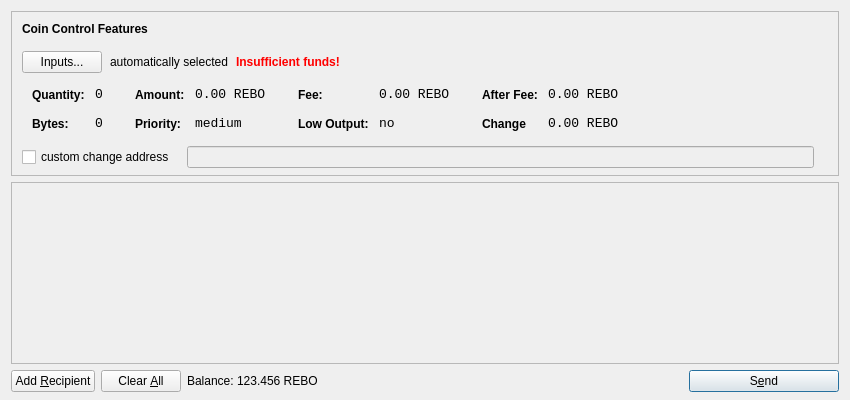
<?xml version="1.0" encoding="UTF-8"?>
<ui version="4.0">
 <class>SendCoinsDialog</class>
 <widget class="QDialog" name="SendCoinsDialog">
  <property name="geometry">
   <rect>
    <x>0</x>
    <y>0</y>
    <width>850</width>
    <height>400</height>
   </rect>
  </property>
  <property name="windowTitle">
   <string>Send Coins</string>
  </property>
  <layout class="QVBoxLayout" name="verticalLayout" stretch="0,1,0">
   <property name="bottomMargin">
    <number>8</number>
   </property>
   <item>
    <widget class="QFrame" name="frameCoinControl">
     <property name="sizePolicy">
      <sizepolicy hsizetype="Expanding" vsizetype="Expanding">
       <horstretch>0</horstretch>
       <verstretch>0</verstretch>
      </sizepolicy>
     </property>
     <property name="maximumSize">
      <size>
       <width>16777215</width>
       <height>16777215</height>
      </size>
     </property>
     <property name="frameShape">
      <enum>QFrame::StyledPanel</enum>
     </property>
     <property name="frameShadow">
      <enum>QFrame::Sunken</enum>
     </property>
     <layout class="QVBoxLayout" name="verticalLayoutCoinControl2">
      <property name="spacing">
       <number>-1</number>
      </property>
      <property name="leftMargin">
       <number>0</number>
      </property>
      <property name="topMargin">
       <number>0</number>
      </property>
      <property name="rightMargin">
       <number>0</number>
      </property>
      <property name="bottomMargin">
       <number>6</number>
      </property>
      <item>
       <layout class="QVBoxLayout" name="verticalLayoutCoinControl" stretch="0,0,0,0,1">
        <property name="spacing">
         <number>0</number>
        </property>
        <property name="leftMargin">
         <number>10</number>
        </property>
        <property name="topMargin">
         <number>10</number>
        </property>
        <item>
         <layout class="QHBoxLayout" name="horizontalLayoutCoinControl1">
          <property name="bottomMargin">
           <number>15</number>
          </property>
          <item>
           <widget class="QLabel" name="labelCoinControlFeatures">
            <property name="sizePolicy">
             <sizepolicy hsizetype="Preferred" vsizetype="Maximum">
              <horstretch>0</horstretch>
              <verstretch>0</verstretch>
             </sizepolicy>
            </property>
            <property name="font">
             <font>
              <weight>75</weight>
              <bold>true</bold>
             </font>
            </property>
            <property name="styleSheet">
             <string notr="true">font-weight:bold;</string>
            </property>
            <property name="text">
             <string>Coin Control Features</string>
            </property>
           </widget>
          </item>
         </layout>
        </item>
        <item>
         <layout class="QHBoxLayout" name="horizontalLayoutCoinControl2" stretch="0,0,0,0">
          <property name="spacing">
           <number>8</number>
          </property>
          <property name="bottomMargin">
           <number>10</number>
          </property>
          <item>
           <widget class="QPushButton" name="pushButtonCoinControl">
            <property name="styleSheet">
             <string notr="true"/>
            </property>
            <property name="text">
             <string>Inputs...</string>
            </property>
           </widget>
          </item>
          <item>
           <widget class="QLabel" name="labelCoinControlAutomaticallySelected">
            <property name="text">
             <string>automatically selected</string>
            </property>
            <property name="margin">
             <number>5</number>
            </property>
           </widget>
          </item>
          <item>
           <widget class="QLabel" name="labelCoinControlInsuffFunds">
            <property name="font">
             <font>
              <weight>75</weight>
              <bold>true</bold>
             </font>
            </property>
            <property name="styleSheet">
             <string notr="true">color:red;font-weight:bold;</string>
            </property>
            <property name="text">
             <string>Insufficient funds!</string>
            </property>
            <property name="margin">
             <number>5</number>
            </property>
           </widget>
          </item>
          <item>
           <spacer name="horizontalSpacerCoinControl">
            <property name="orientation">
             <enum>Qt::Horizontal</enum>
            </property>
            <property name="sizeHint" stdset="0">
             <size>
              <width>40</width>
              <height>1</height>
             </size>
            </property>
           </spacer>
          </item>
         </layout>
        </item>
        <item>
         <widget class="QWidget" name="widgetCoinControl" native="true">
          <property name="sizePolicy">
           <sizepolicy hsizetype="Preferred" vsizetype="Preferred">
            <horstretch>0</horstretch>
            <verstretch>0</verstretch>
           </sizepolicy>
          </property>
          <property name="minimumSize">
           <size>
            <width>0</width>
            <height>0</height>
           </size>
          </property>
          <property name="styleSheet">
           <string notr="true"/>
          </property>
          <layout class="QHBoxLayout" name="horizontalLayoutCoinControl5">
           <property name="margin">
            <number>0</number>
           </property>
           <item>
            <layout class="QHBoxLayout" name="horizontalLayoutCoinControl3" stretch="0,0,0,1">
             <property name="spacing">
              <number>20</number>
             </property>
             <property name="topMargin">
              <number>0</number>
             </property>
             <property name="bottomMargin">
              <number>10</number>
             </property>
             <item>
              <layout class="QFormLayout" name="formLayoutCoinControl1">
               <property name="horizontalSpacing">
                <number>10</number>
               </property>
               <property name="verticalSpacing">
                <number>14</number>
               </property>
               <property name="leftMargin">
                <number>10</number>
               </property>
               <property name="topMargin">
                <number>4</number>
               </property>
               <property name="rightMargin">
                <number>6</number>
               </property>
               <item row="0" column="0">
                <widget class="QLabel" name="labelCoinControlQuantityText">
                 <property name="styleSheet">
                  <string notr="true">font-weight:bold;</string>
                 </property>
                 <property name="text">
                  <string>Quantity:</string>
                 </property>
                 <property name="margin">
                  <number>0</number>
                 </property>
                </widget>
               </item>
               <item row="0" column="1">
                <widget class="QLabel" name="labelCoinControlQuantity">
                 <property name="font">
                  <font>
                   <family>Monospace</family>
                   <pointsize>10</pointsize>
                  </font>
                 </property>
                 <property name="cursor">
                  <cursorShape>IBeamCursor</cursorShape>
                 </property>
                 <property name="contextMenuPolicy">
                  <enum>Qt::ActionsContextMenu</enum>
                 </property>
                 <property name="text">
                  <string>0</string>
                 </property>
                 <property name="margin">
                  <number>0</number>
                 </property>
                 <property name="textInteractionFlags">
                  <set>Qt::LinksAccessibleByMouse|Qt::TextSelectableByKeyboard|Qt::TextSelectableByMouse</set>
                 </property>
                </widget>
               </item>
               <item row="1" column="0">
                <widget class="QLabel" name="labelCoinControlBytesText">
                 <property name="styleSheet">
                  <string notr="true">font-weight:bold;</string>
                 </property>
                 <property name="text">
                  <string>Bytes:</string>
                 </property>
                </widget>
               </item>
               <item row="1" column="1">
                <widget class="QLabel" name="labelCoinControlBytes">
                 <property name="font">
                  <font>
                   <family>Monospace</family>
                   <pointsize>10</pointsize>
                  </font>
                 </property>
                 <property name="cursor">
                  <cursorShape>IBeamCursor</cursorShape>
                 </property>
                 <property name="contextMenuPolicy">
                  <enum>Qt::ActionsContextMenu</enum>
                 </property>
                 <property name="text">
                  <string>0</string>
                 </property>
                 <property name="textInteractionFlags">
                  <set>Qt::LinksAccessibleByMouse|Qt::TextSelectableByKeyboard|Qt::TextSelectableByMouse</set>
                 </property>
                </widget>
               </item>
              </layout>
             </item>
             <item>
              <layout class="QFormLayout" name="formLayoutCoinControl2">
               <property name="horizontalSpacing">
                <number>10</number>
               </property>
               <property name="verticalSpacing">
                <number>14</number>
               </property>
               <property name="leftMargin">
                <number>6</number>
               </property>
               <property name="topMargin">
                <number>4</number>
               </property>
               <property name="rightMargin">
                <number>6</number>
               </property>
               <item row="0" column="0">
                <widget class="QLabel" name="labelCoinControlAmountText">
                 <property name="styleSheet">
                  <string notr="true">font-weight:bold;</string>
                 </property>
                 <property name="text">
                  <string>Amount:</string>
                 </property>
                 <property name="margin">
                  <number>0</number>
                 </property>
                </widget>
               </item>
               <item row="0" column="1">
                <widget class="QLabel" name="labelCoinControlAmount">
                 <property name="font">
                  <font>
                   <family>Monospace</family>
                   <pointsize>10</pointsize>
                  </font>
                 </property>
                 <property name="cursor">
                  <cursorShape>IBeamCursor</cursorShape>
                 </property>
                 <property name="contextMenuPolicy">
                  <enum>Qt::ActionsContextMenu</enum>
                 </property>
                 <property name="text">
                  <string>0.00 REBO</string>
                 </property>
                 <property name="textInteractionFlags">
                  <set>Qt::LinksAccessibleByMouse|Qt::TextSelectableByKeyboard|Qt::TextSelectableByMouse</set>
                 </property>
                </widget>
               </item>
               <item row="1" column="0">
                <widget class="QLabel" name="labelCoinControlPriorityText">
                 <property name="styleSheet">
                  <string notr="true">font-weight:bold;</string>
                 </property>
                 <property name="text">
                  <string>Priority:</string>
                 </property>
                </widget>
               </item>
               <item row="1" column="1">
                <widget class="QLabel" name="labelCoinControlPriority">
                 <property name="font">
                  <font>
                   <family>Monospace</family>
                   <pointsize>10</pointsize>
                  </font>
                 </property>
                 <property name="cursor">
                  <cursorShape>IBeamCursor</cursorShape>
                 </property>
                 <property name="contextMenuPolicy">
                  <enum>Qt::ActionsContextMenu</enum>
                 </property>
                 <property name="text">
                  <string>medium</string>
                 </property>
                 <property name="textInteractionFlags">
                  <set>Qt::LinksAccessibleByMouse|Qt::TextSelectableByKeyboard|Qt::TextSelectableByMouse</set>
                 </property>
                </widget>
               </item>
              </layout>
             </item>
             <item>
              <layout class="QFormLayout" name="formLayoutCoinControl3">
               <property name="horizontalSpacing">
                <number>10</number>
               </property>
               <property name="verticalSpacing">
                <number>14</number>
               </property>
               <property name="leftMargin">
                <number>6</number>
               </property>
               <property name="topMargin">
                <number>4</number>
               </property>
               <property name="rightMargin">
                <number>6</number>
               </property>
               <item row="0" column="0">
                <widget class="QLabel" name="labelCoinControlFeeText">
                 <property name="styleSheet">
                  <string notr="true">font-weight:bold;</string>
                 </property>
                 <property name="text">
                  <string>Fee:</string>
                 </property>
                 <property name="margin">
                  <number>0</number>
                 </property>
                </widget>
               </item>
               <item row="0" column="1">
                <widget class="QLabel" name="labelCoinControlFee">
                 <property name="font">
                  <font>
                   <family>Monospace</family>
                   <pointsize>10</pointsize>
                  </font>
                 </property>
                 <property name="cursor">
                  <cursorShape>IBeamCursor</cursorShape>
                 </property>
                 <property name="contextMenuPolicy">
                  <enum>Qt::ActionsContextMenu</enum>
                 </property>
                 <property name="text">
                  <string>0.00 REBO</string>
                 </property>
                 <property name="textInteractionFlags">
                  <set>Qt::LinksAccessibleByMouse|Qt::TextSelectableByKeyboard|Qt::TextSelectableByMouse</set>
                 </property>
                </widget>
               </item>
               <item row="1" column="0">
                <widget class="QLabel" name="labelCoinControlLowOutputText">
                 <property name="styleSheet">
                  <string notr="true">font-weight:bold;</string>
                 </property>
                 <property name="text">
                  <string>Low Output:</string>
                 </property>
                </widget>
               </item>
               <item row="1" column="1">
                <widget class="QLabel" name="labelCoinControlLowOutput">
                 <property name="font">
                  <font>
                   <family>Monospace</family>
                   <pointsize>10</pointsize>
                  </font>
                 </property>
                 <property name="cursor">
                  <cursorShape>IBeamCursor</cursorShape>
                 </property>
                 <property name="contextMenuPolicy">
                  <enum>Qt::ActionsContextMenu</enum>
                 </property>
                 <property name="text">
                  <string>no</string>
                 </property>
                 <property name="textInteractionFlags">
                  <set>Qt::LinksAccessibleByMouse|Qt::TextSelectableByKeyboard|Qt::TextSelectableByMouse</set>
                 </property>
                </widget>
               </item>
              </layout>
             </item>
             <item>
              <layout class="QFormLayout" name="formLayoutCoinControl4">
               <property name="horizontalSpacing">
                <number>10</number>
               </property>
               <property name="verticalSpacing">
                <number>14</number>
               </property>
               <property name="leftMargin">
                <number>6</number>
               </property>
               <property name="topMargin">
                <number>4</number>
               </property>
               <property name="rightMargin">
                <number>6</number>
               </property>
               <item row="0" column="0">
                <widget class="QLabel" name="labelCoinControlAfterFeeText">
                 <property name="styleSheet">
                  <string notr="true">font-weight:bold;</string>
                 </property>
                 <property name="text">
                  <string>After Fee:</string>
                 </property>
                 <property name="margin">
                  <number>0</number>
                 </property>
                </widget>
               </item>
               <item row="0" column="1">
                <widget class="QLabel" name="labelCoinControlAfterFee">
                 <property name="font">
                  <font>
                   <family>Monospace</family>
                   <pointsize>10</pointsize>
                  </font>
                 </property>
                 <property name="cursor">
                  <cursorShape>IBeamCursor</cursorShape>
                 </property>
                 <property name="contextMenuPolicy">
                  <enum>Qt::ActionsContextMenu</enum>
                 </property>
                 <property name="text">
                  <string>0.00 REBO</string>
                 </property>
                 <property name="textInteractionFlags">
                  <set>Qt::LinksAccessibleByMouse|Qt::TextSelectableByKeyboard|Qt::TextSelectableByMouse</set>
                 </property>
                </widget>
               </item>
               <item row="1" column="0">
                <widget class="QLabel" name="labelCoinControlChangeText">
                 <property name="styleSheet">
                  <string notr="true">font-weight:bold;</string>
                 </property>
                 <property name="text">
                  <string>Change</string>
                 </property>
                </widget>
               </item>
               <item row="1" column="1">
                <widget class="QLabel" name="labelCoinControlChange">
                 <property name="font">
                  <font>
                   <family>Monospace</family>
                   <pointsize>10</pointsize>
                  </font>
                 </property>
                 <property name="cursor">
                  <cursorShape>IBeamCursor</cursorShape>
                 </property>
                 <property name="contextMenuPolicy">
                  <enum>Qt::ActionsContextMenu</enum>
                 </property>
                 <property name="text">
                  <string>0.00 REBO</string>
                 </property>
                 <property name="textInteractionFlags">
                  <set>Qt::LinksAccessibleByMouse|Qt::TextSelectableByKeyboard|Qt::TextSelectableByMouse</set>
                 </property>
                </widget>
               </item>
              </layout>
             </item>
            </layout>
           </item>
          </layout>
         </widget>
        </item>
        <item>
         <layout class="QHBoxLayout" name="horizontalLayoutCoinControl4" stretch="0,0,0">
          <property name="spacing">
           <number>12</number>
          </property>
          <property name="sizeConstraint">
           <enum>QLayout::SetDefaultConstraint</enum>
          </property>
          <property name="topMargin">
           <number>5</number>
          </property>
          <property name="rightMargin">
           <number>5</number>
          </property>
          <item>
           <widget class="QCheckBox" name="checkBoxCoinControlChange">
            <property name="text">
             <string>custom change address</string>
            </property>
           </widget>
          </item>
          <item>
           <widget class="QLineEdit" name="lineEditCoinControlChange">
            <property name="enabled">
             <bool>false</bool>
            </property>
            <property name="sizePolicy">
             <sizepolicy hsizetype="Expanding" vsizetype="Fixed">
              <horstretch>0</horstretch>
              <verstretch>0</verstretch>
             </sizepolicy>
            </property>
           </widget>
          </item>
          <item>
           <widget class="QLabel" name="labelCoinControlChangeLabel">
            <property name="sizePolicy">
             <sizepolicy hsizetype="Preferred" vsizetype="Expanding">
              <horstretch>0</horstretch>
              <verstretch>0</verstretch>
             </sizepolicy>
            </property>
            <property name="minimumSize">
             <size>
              <width>0</width>
              <height>0</height>
             </size>
            </property>
            <property name="text">
             <string/>
            </property>
            <property name="margin">
             <number>3</number>
            </property>
           </widget>
          </item>
         </layout>
        </item>
        <item>
         <spacer name="verticalSpacerCoinControl">
          <property name="orientation">
           <enum>Qt::Vertical</enum>
          </property>
          <property name="sizeHint" stdset="0">
           <size>
            <width>800</width>
            <height>1</height>
           </size>
          </property>
         </spacer>
        </item>
       </layout>
      </item>
     </layout>
    </widget>
   </item>
   <item>
    <widget class="QScrollArea" name="scrollArea">
     <property name="widgetResizable">
      <bool>true</bool>
     </property>
     <widget class="QWidget" name="scrollAreaWidgetContents">
      <property name="geometry">
       <rect>
        <x>0</x>
        <y>0</y>
        <width>830</width>
        <height>165</height>
       </rect>
      </property>
      <layout class="QVBoxLayout" name="verticalLayout_2">
       <property name="margin">
        <number>0</number>
       </property>
       <item>
        <layout class="QVBoxLayout" name="entries">
         <property name="spacing">
          <number>6</number>
         </property>
        </layout>
       </item>
       <item>
        <spacer name="verticalSpacer">
         <property name="orientation">
          <enum>Qt::Vertical</enum>
         </property>
         <property name="sizeHint" stdset="0">
          <size>
           <width>20</width>
           <height>40</height>
          </size>
         </property>
        </spacer>
       </item>
      </layout>
     </widget>
    </widget>
   </item>
   <item>
    <layout class="QHBoxLayout" name="horizontalLayout">
     <item>
      <widget class="QPushButton" name="addButton">
       <property name="toolTip">
        <string>Send to multiple recipients at once</string>
       </property>
       <property name="text">
        <string>Add &amp;Recipient</string>
       </property>
       <property name="icon">
        <iconset resource="../bitcoin.qrc">
         <normaloff>:/icons/add</normaloff>:/icons/add</iconset>
       </property>
       <property name="autoDefault">
        <bool>false</bool>
       </property>
      </widget>
     </item>
     <item>
      <widget class="QPushButton" name="clearButton">
       <property name="sizePolicy">
        <sizepolicy hsizetype="Minimum" vsizetype="Fixed">
         <horstretch>0</horstretch>
         <verstretch>0</verstretch>
        </sizepolicy>
       </property>
       <property name="toolTip">
        <string>Remove all transaction fields</string>
       </property>
       <property name="text">
        <string>Clear &amp;All</string>
       </property>
       <property name="icon">
        <iconset resource="../bitcoin.qrc">
         <normaloff>:/icons/remove</normaloff>:/icons/remove</iconset>
       </property>
       <property name="autoRepeatDelay">
        <number>300</number>
       </property>
       <property name="autoDefault">
        <bool>false</bool>
       </property>
      </widget>
     </item>
     <item>
      <layout class="QHBoxLayout" name="horizontalLayout_2">
       <property name="spacing">
        <number>3</number>
       </property>
       <item>
        <widget class="QLabel" name="label">
         <property name="sizePolicy">
          <sizepolicy hsizetype="Preferred" vsizetype="Fixed">
           <horstretch>0</horstretch>
           <verstretch>0</verstretch>
          </sizepolicy>
         </property>
         <property name="text">
          <string>Balance:</string>
         </property>
        </widget>
       </item>
       <item>
        <widget class="QLabel" name="labelBalance">
         <property name="sizePolicy">
          <sizepolicy hsizetype="Preferred" vsizetype="Fixed">
           <horstretch>0</horstretch>
           <verstretch>0</verstretch>
          </sizepolicy>
         </property>
         <property name="cursor">
          <cursorShape>IBeamCursor</cursorShape>
         </property>
         <property name="text">
          <string>123.456 REBO</string>
         </property>
         <property name="textInteractionFlags">
          <set>Qt::LinksAccessibleByMouse|Qt::TextSelectableByKeyboard|Qt::TextSelectableByMouse</set>
         </property>
        </widget>
       </item>
      </layout>
     </item>
     <item>
      <spacer name="horizontalSpacer">
       <property name="orientation">
        <enum>Qt::Horizontal</enum>
       </property>
       <property name="sizeHint" stdset="0">
        <size>
         <width>40</width>
         <height>20</height>
        </size>
       </property>
      </spacer>
     </item>
     <item>
      <widget class="QPushButton" name="sendButton">
       <property name="minimumSize">
        <size>
         <width>150</width>
         <height>0</height>
        </size>
       </property>
       <property name="toolTip">
        <string>Confirm the send action</string>
       </property>
       <property name="text">
        <string>S&amp;end</string>
       </property>
       <property name="icon">
        <iconset resource="../bitcoin.qrc">
         <normaloff>:/icons/send</normaloff>:/icons/send</iconset>
       </property>
       <property name="default">
        <bool>true</bool>
       </property>
      </widget>
     </item>
    </layout>
   </item>
  </layout>
 </widget>
 <resources>
  <include location="../bitcoin.qrc"/>
 </resources>
 <connections/>
</ui>
